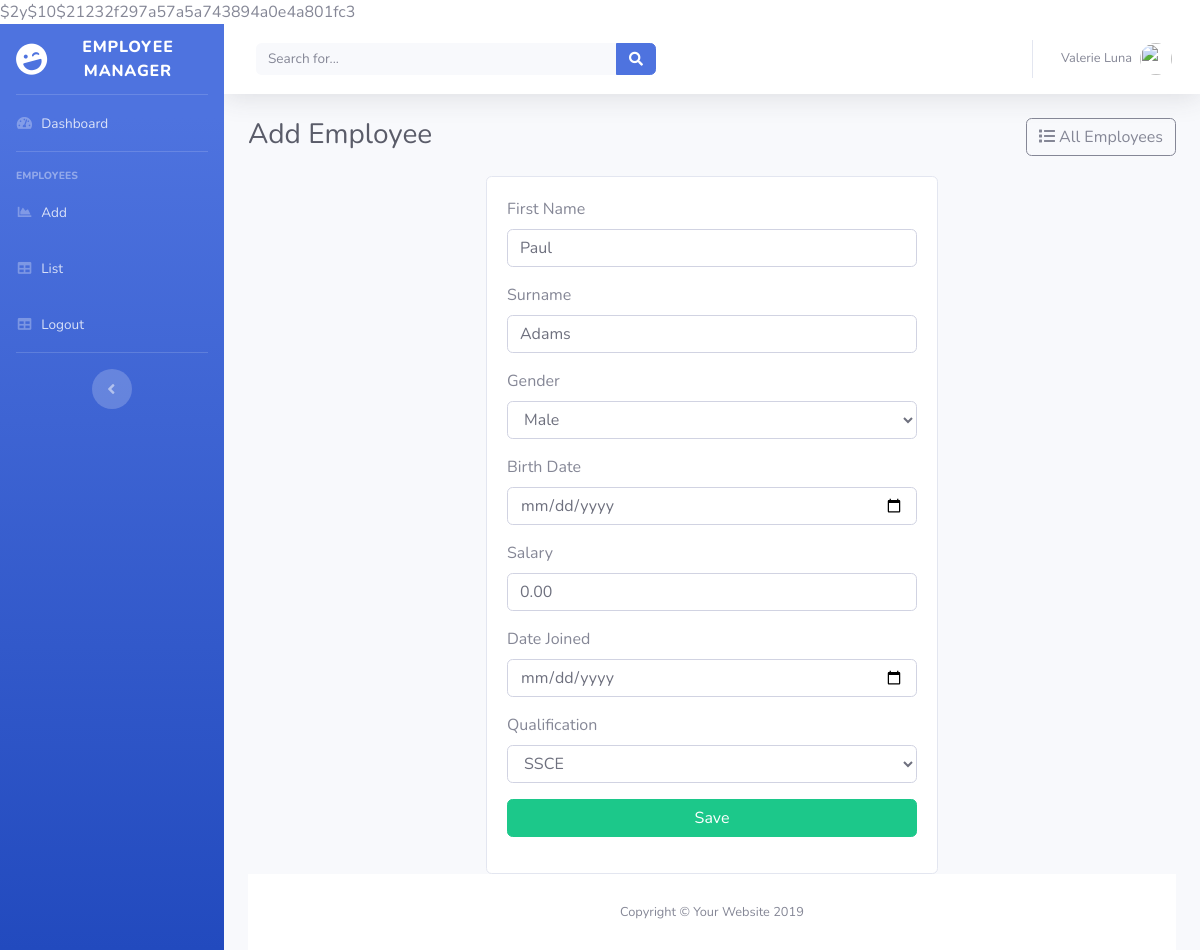
The app's page /update.php?employee_id=7 (signed in) with its own data.
### tables this page shows
CREATE TABLE `employee` (
  `id` int(10) NOT NULL,
  `firstname` varchar(300) NOT NULL,
  `lastname` varchar(300) DEFAULT NULL,
  `date_of_birth` date DEFAULT NULL,
  `qualification_id` int(10) DEFAULT NULL,
  `salary` decimal(10,2) DEFAULT NULL,
  `date_joined` date DEFAULT NULL,
  `gender` varchar(100) NOT NULL
);

### includes/functions.php (called while the page is built, shortened)
<?php
function sql_query($sql, $bind_param = null, $data = null)
{
    global $conn;
    if( $bind_param &&  $data  )
    {
        $stmt = $conn->prepare($sql);
        $stmt->bind_param($bind_param, ...$data);
        $stmt->execute();
    }
    else
    {
        $stmt = $conn->query($sql);
    }
    return  $stmt;
}
function sql_fetch_one($sql, $bind_param = null, $data = null)
{
    $stmt = sql_query($sql, $bind_param, $data);
    $r = $bind_param ? $stmt->get_result() : $stmt;
    $data = [];
    while ( $row = mysqli_fetch_assoc($r) ) {
        $data[] = $row;
    }
    return $data[0] ?? null;
}
function sql_fetch_all($sql, $bind_param = null, $data = null)
{
    $stmt = sql_query($sql, $bind_param, $data);
    $r = $bind_param ? $stmt->get_result() : $stmt;
    $data = [];
    while ( $row = mysqli_fetch_assoc($r) ) {
        $data[] = $row;
    }
    return $data;
}
function get_qualifications()
{
    return   sql_fetch_all('SELECT * FROM qualification');
}

### form.php (the view, shortened to what this page needs)
<form action="<?= $form_url ?>" method="post">
    <div class="form-group">
        <label> First Name</label>
        <input required class="form-control" name="firstname" value="<?= $firstname ?>">
    </div>
    <div class="form-group">
        <label> Surname</label>
        <input required class="form-control" name="lastname" value="<?= $lastname ?>">
    </div>
    <div class="form-group">
        <label> Gender</label>
        <select name="gender" class="form-control">
                <option value="Male">Male</option>
        </select>
    </div>
    <div class="form-group">
        <label> Birth Date</label>
        <input type="date" class="form-control" name="date_of_birth" value="<?= $date_of_birth ?>">
    </div>
    <div class="form-group">
        <label> Salary</label>
        <input type="number" class="form-control" name="salary" value="<?= $salary ?>">
    </div>
    <div class="form-group">
        <label> Date Joined</label>
        <input type="date" class="form-control" name="date_joined" value="<?= $date_joined ?>">
    </div>
    <div class="form-group">
        <label> Qualification</label>
        <select name="qualification_id" class="form-control">
            <?php foreach(get_qualifications() as $row) {  ?>
                <option value="<?= $row['id'] ?>"> <?= $row['name'] ?></option>
            <?php }?>
        </select>
    </div>
    <button name="submit" class="btn btn-success btn-block"> Save </button>

### records on screen
employee: firstname "Paul", lastname "Adams", salary "0.00"

### other values on screen
form field qualification_id "SSCE"
